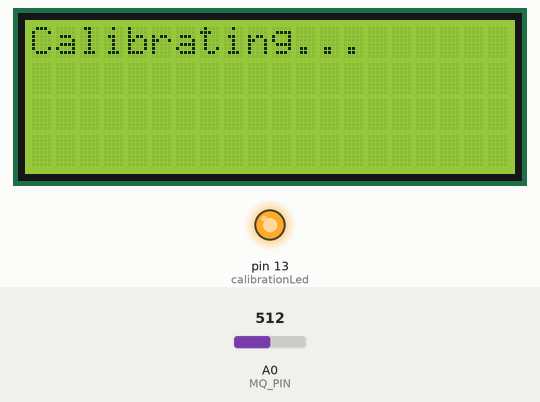
Recording of a sketch running on a simulated Arduino Uno, built with avr-gcc and run on an emulated ATmega328P. On the bench: 20×4 character LCD, output pins drawn as LEDs (lit = HIGH). The inputs (shaded band) are chosen by the test bench; at power-on: A0 (MQ_PIN) = 512.

Above: at 0.1 s.
At 25.1 s:
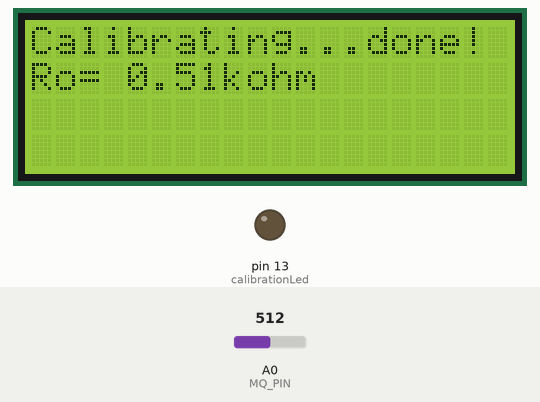
At 28.9 s:
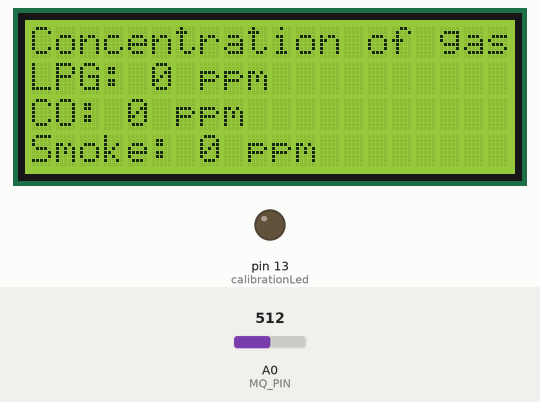
Timing chart, 0 to 30.4 s (numbered marks = the images above):
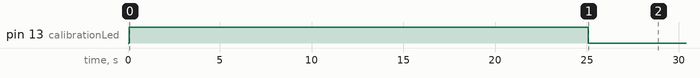

The sketch:

FG897Y2IQ8SBBYX.ino
```cpp
/****************************************************************************
  Author : Andy @ MYBOTIC www.mybotic.com.my
  Date:5/7/2016
  Project: How to detect the concentration of gas by using MQ2 sensor
****************************************************************************/


/************************Hardware Related Macros************************************/
#include <LiquidCrystal.h>

const int calibrationLed = 13;                      //when the calibration start , LED pin 13 will light up , off when finish calibrating
const int MQ_PIN=A0;                                //define which analog input channel you are going to use
int RL_VALUE=5;                                     //define the load resistance on the board, in kilo ohms
float RO_CLEAN_AIR_FACTOR=9.83;                     //RO_CLEAR_AIR_FACTOR=(Sensor resistance in clean air)/RO,
                                                    //which is derived from the chart in datasheet

/***********************Software Related Macros************************************/
int CALIBARAION_SAMPLE_TIMES=50;                    //define how many samples you are going to take in the calibration phase
int CALIBRATION_SAMPLE_INTERVAL=500;                //define the time interal(in milisecond) between each samples in the
                                                    //cablibration phase
int READ_SAMPLE_INTERVAL=50;                        //define how many samples you are going to take in normal operation
int READ_SAMPLE_TIMES=5;                            //define the time interal(in milisecond) between each samples in
                                                    //normal operation

/**********************Application Related Macros**********************************/
#define         GAS_LPG             0
#define         GAS_CO              1
#define         GAS_SMOKE           2

/*****************************Globals***********************************************/
float           LPGCurve[3]  =  {2.3,0.21,-0.47};   //two points are taken from the curve.
                                                    //with these two points, a line is formed which is "approximately equivalent"
                                                    //to the original curve.
                                                    //data format:{ x, y, slope}; point1: (lg200, 0.21), point2: (lg10000, -0.59)
float           COCurve[3]  =  {2.3,0.72,-0.34};    //two points are taken from the curve.
                                                    //with these two points, a line is formed which is "approximately equivalent"
                                                    //to the original curve.
                                                    //data format:{ x, y, slope}; point1: (lg200, 0.72), point2: (lg10000,  0.15)
float           SmokeCurve[3] ={2.3,0.53,-0.44};    //two points are taken from the curve.
                                                    //with these two points, a line is formed which is "approximately equivalent"
                                                    //to the original curve.
                                                    //data format:{ x, y, slope}; point1: (lg200, 0.53), point2: (lg10000,  -0.22)
float           Ro           =  10;                 //Ro is initialized to 10 kilo ohms

LiquidCrystal lcd(12, 11, 5, 4, 3 ,2 );           //LCD pins

void setup()
{

  lcd.begin(20,4);
  pinMode(calibrationLed,OUTPUT);
  digitalWrite(calibrationLed,HIGH);
  lcd.print("Calibrating...");                        //LCD display


  Ro = MQCalibration(MQ_PIN);                         //Calibrating the sensor. Please make sure the sensor is in clean air
  digitalWrite(calibrationLed,LOW);

  lcd.print("done!");                                 //LCD display
  lcd.setCursor(0,1);
  lcd.print("Ro= ");
  lcd.print(Ro);
  lcd.print("kohm");
  delay(3000);
}

void loop()
{
  long iPPM_LPG = 0;
  long iPPM_CO = 0;
  long iPPM_Smoke = 0;

  iPPM_LPG = MQGetGasPercentage(MQRead(MQ_PIN)/Ro,GAS_LPG);
  iPPM_CO = MQGetGasPercentage(MQRead(MQ_PIN)/Ro,GAS_CO);
  iPPM_Smoke = MQGetGasPercentage(MQRead(MQ_PIN)/Ro,GAS_SMOKE);

   lcd.clear();
   lcd.setCursor( 0 , 0 );
   lcd.print("Concentration of gas ");

   lcd.setCursor( 0 , 1 );
   lcd.print("LPG: ");
   lcd.print(iPPM_LPG);
   lcd.print(" ppm");

   lcd.setCursor( 0, 2 );
   lcd.print("CO: ");
   lcd.print(iPPM_CO);
   lcd.print(" ppm");

   lcd.setCursor( 0,3 );
   lcd.print("Smoke: ");
   lcd.print(iPPM_Smoke);
   lcd.print(" ppm");

   delay(200);

}

/****************** MQResistanceCalculation ****************************************
Input:   raw_adc - raw value read from adc, which represents the voltage
Output:  the calculated sensor resistance
Remarks: The sensor and the load resistor forms a voltage divider. Given the voltage
         across the load resistor and its resistance, the resistance of the sensor
         could be derived.
************************************************************************************/
float MQResistanceCalculation(int raw_adc)
{
  return ( ((float)RL_VALUE*(1023-raw_adc)/raw_adc));
}

/***************************** MQCalibration ****************************************
Input:   mq_pin - analog channel
Output:  Ro of the sensor
Remarks: This function assumes that the sensor is in clean air. It use
         MQResistanceCalculation to calculates the sensor resistance in clean air
         and then divides it with RO_CLEAN_AIR_FACTOR. RO_CLEAN_AIR_FACTOR is about
         10, which differs slightly between different sensors.
************************************************************************************/
float MQCalibration(int mq_pin)
{
  int i;
  float val=0;

  for (i=0;i<CALIBARAION_SAMPLE_TIMES;i++) {            //take multiple samples
    val += MQResistanceCalculation(analogRead(mq_pin));
    delay(CALIBRATION_SAMPLE_INTERVAL);
  }
  val = val/CALIBARAION_SAMPLE_TIMES;                   //calculate the average value
  val = val/RO_CLEAN_AIR_FACTOR;                        //divided by RO_CLEAN_AIR_FACTOR yields the Ro
  return val;                                                      //according to the chart in the datasheet

}

/*****************************  MQRead *********************************************
Input:   mq_pin - analog channel
Output:  Rs of the sensor
Remarks: This function use MQResistanceCalculation to caculate the sensor resistenc (Rs).
         The Rs changes as the sensor is in the different consentration of the target
         gas. The sample times and the time interval between samples could be configured
         by changing the definition of the macros.
************************************************************************************/
float MQRead(int mq_pin)
{
  int i;
  float rs=0;

  for (i=0;i<READ_SAMPLE_TIMES;i++) {
    rs += MQResistanceCalculation(analogRead(mq_pin));
    delay(READ_SAMPLE_INTERVAL);
  }

  rs = rs/READ_SAMPLE_TIMES;

  return rs;
}

/*****************************  MQGetGasPercentage **********************************
Input:   rs_ro_ratio - Rs divided by Ro
         gas_id      - target gas type
Output:  ppm of the target gas
Remarks: This function passes different curves to the MQGetPercentage function which
         calculates the ppm (parts per million) of the target gas.
************************************************************************************/
long MQGetGasPercentage(float rs_ro_ratio, int gas_id)
{
  if ( gas_id == GAS_LPG ) {
     return MQGetPercentage(rs_ro_ratio,LPGCurve);
  } else if ( gas_id == GAS_CO ) {
     return MQGetPercentage(rs_ro_ratio,COCurve);
  } else if ( gas_id == GAS_SMOKE ) {
     return MQGetPercentage(rs_ro_ratio,SmokeCurve);
  }

  return 0;
}

/*****************************  MQGetPercentage **********************************
Input:   rs_ro_ratio - Rs divided by Ro
         pcurve      - pointer to the curve of the target gas
Output:  ppm of the target gas
Remarks: By using the slope and a point of the line. The x(logarithmic value of ppm)
         of the line could be derived if y(rs_ro_ratio) is provided. As it is a
         logarithmic coordinate, power of 10 is used to convert the result to non-logarithmic
         value.
************************************************************************************/
long  MQGetPercentage(float rs_ro_ratio, float *pcurve)
{
  return (pow(10,( ((log(rs_ro_ratio)-pcurve[1])/pcurve[2]) + pcurve[0])));
}
```

Measured:
- what the display in image 1 shows lasts 3.7 s, from 25.1 s to 28.8 s
